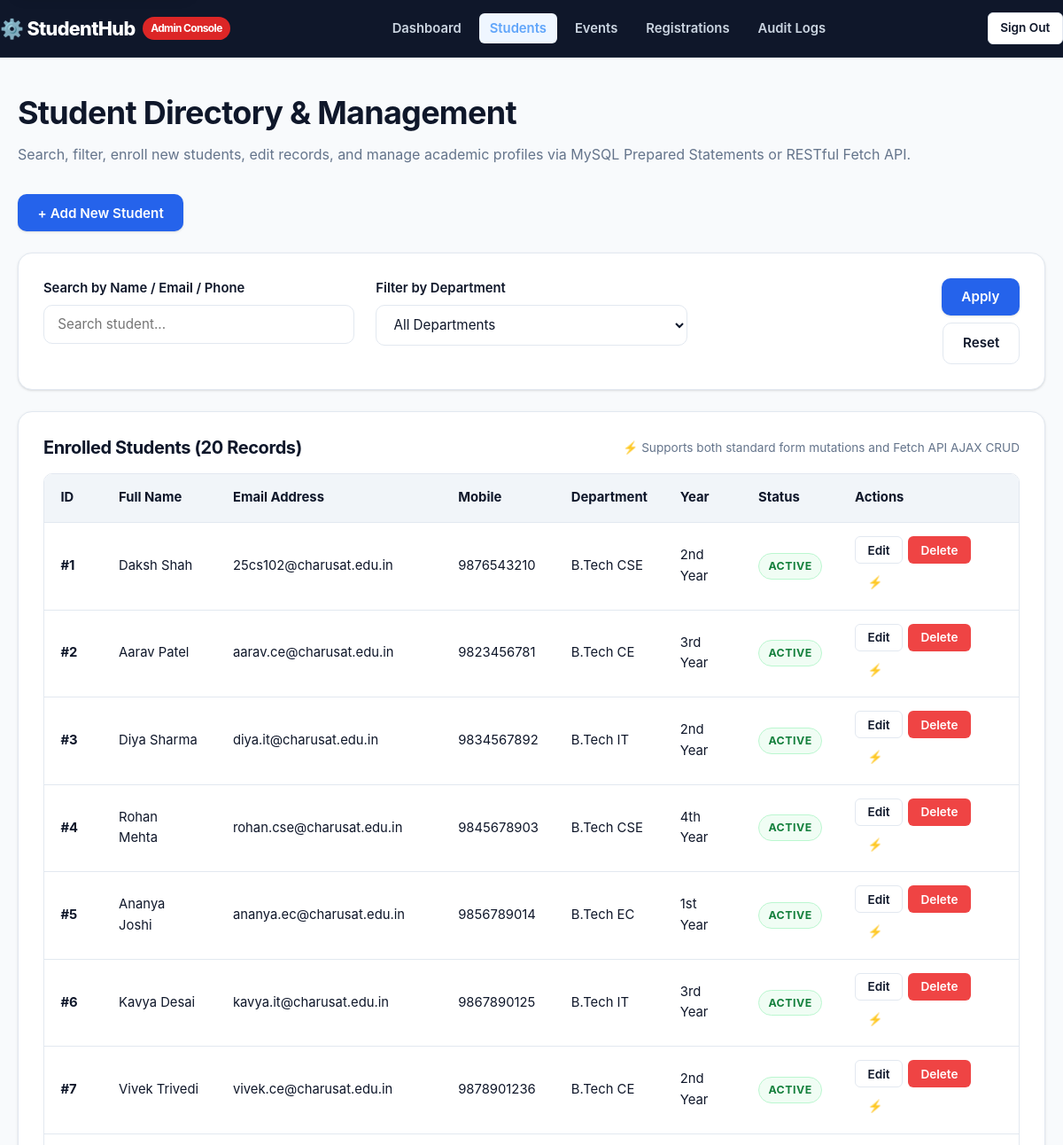
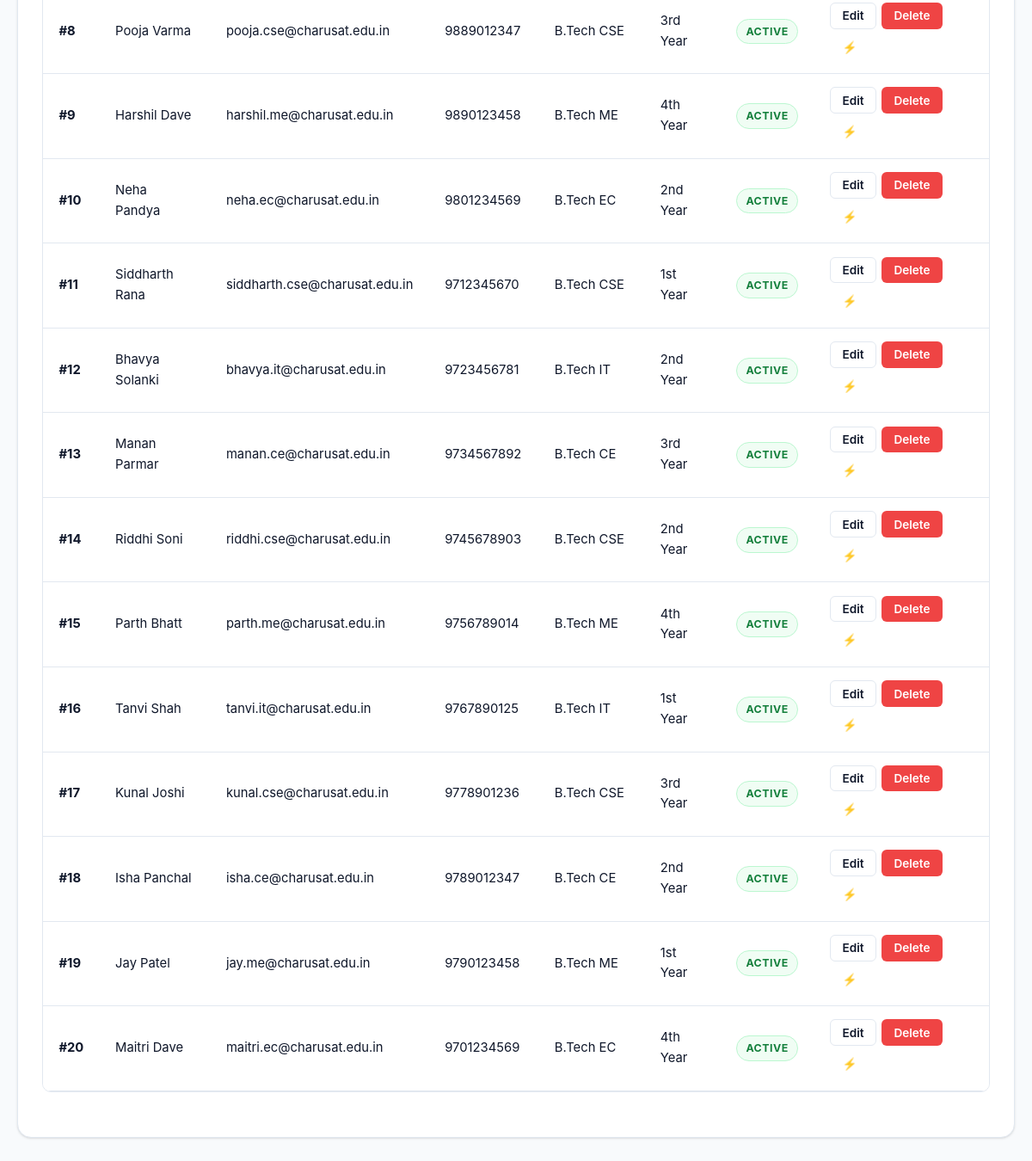
The app's page /admin/students.php (signed in) with its own data (2 pictures, top to bottom).
### tables this page shows
CREATE TABLE IF NOT EXISTS `students` (
  `id` INT AUTO_INCREMENT PRIMARY KEY,
  `user_id` INT NULL,
  `name` VARCHAR(100) NOT NULL,
  `email` VARCHAR(100) NOT NULL UNIQUE,
  `mobile` VARCHAR(15) NOT NULL,
  `course` VARCHAR(50) NOT NULL,
  `year` VARCHAR(20) NOT NULL,
  `gender` VARCHAR(10) NOT NULL,
  `status` ENUM('Active', 'Pending', 'Inactive') NOT NULL DEFAULT 'Active',
  `created_at` TIMESTAMP DEFAULT CURRENT_TIMESTAMP,
  FOREIGN KEY (`user_id`) REFERENCES `users` (`id`) ON DELETE CASCADE ON UPDATE CASCADE,
  INDEX `idx_students_course` (`course`),
  INDEX `idx_students_year` (`year`),
  INDEX `idx_students_status` (`status`)
);

### php/db.php (called while the page is built, shortened)
<?php
if (!isset($db_connected)) {
    $db_connected = true;
}
?>

### admin/students.php (the view, shortened to what this page needs)
<?php
require_once __DIR__ . '/../php/admin-auth.php';
$searchQuery = trim($_GET['q'] ?? '');
$courseFilter = trim($_GET['course'] ?? 'all');
$students = [];
if ($db_connected && isset($conn)) {
    $sql = "SELECT id, name, email, mobile, course, year, gender, status, created_at FROM students WHERE 1=1";
    $params = [];
    $types = "";
    $sql .= " ORDER BY id ASC";
    if (!empty($params)) {
        $stmt = $conn->prepare($sql);
        $stmt->bind_param($types, ...$params);
        $stmt->execute();
        $res = $stmt->get_result();
    } else {
        $res = $conn->query($sql);
    }
    if ($res) {
        while ($row = $res->fetch_assoc()) {
            $students[] = $row;
        }
    }
}
?>
<!DOCTYPE html>
<html lang="en">
<head>
    <link rel="stylesheet" href="../css/style.css">
    <link rel="stylesheet" href="../css/responsive.css">
    <link rel="stylesheet" href="../css/admin.css">
</head>
<body>
    <header class="site-header" style="background-color: var(--secondary-900); border-bottom: 1px solid var(--secondary-800);">
        <div class="container header-inner">
            <a href="index.php" class="brand-logo" style="color: #ffffff;">
                ⚙️ StudentHub <span class="brand-badge" style="background-color: #dc2626; color: #ffffff;">Admin Console</span>
            </a>
            <nav class="main-nav">
                <ul>
                    <li><a href="index.php" style="color: #cbd5e1;">Dashboard</a></li>
                    <li><a href="students.php" class="active" style="color: #60a5fa;">Students</a></li>
                    <li><a href="events.php" style="color: #cbd5e1;">Events</a></li>
                    <li><a href="registrations.php" style="color: #cbd5e1;">Registrations</a></li>
                    <li><a href="audit-logs.php" style="color: #cbd5e1;">Audit Logs</a></li>
                </ul>
            </nav>
            <div class="nav-cta-group">
                <a href="../php/logout.php" class="btn btn-secondary btn-sm">Sign Out</a>
            </div>
        </div>
    </header>
    <main id="main-content">
        <div class="container">
            <header style="display: flex; justify-content: space-between; align-items: center; margin-bottom: 1.5rem; flex-wrap: wrap; gap: 1rem;">
                <div>
                    <h1>Student Directory & Management</h1>
                    <p>Search, filter, enroll new students, edit records, and manage academic profiles via MySQL Prepared Statements or RESTful Fetch API.</p>
                </div>
                <div style="display: flex; gap: 0.5rem;">
                    <button type="button" class="btn btn-primary" data-modal-target="add-student-modal">+ Add New Student</button>
                </div>
            </header>
            <section class="card" style="margin-bottom: 1.5rem;">
                <form action="students.php" method="GET">
                    <div class="grid-3" style="margin-bottom: 0;">
                        <div class="form-group" style="margin-bottom: 0;">
                            <label for="q">Search by Name / Email / Phone</label>
                            <input type="search" id="q" name="q" class="form-control" value="<?php echo htmlspecialchars($searchQuery, ENT_QUOTES, 'UTF-8'); ?>" placeholder="Search student...">
                        </div>
                        <div class="form-group" style="margin-bottom: 0;">
                            <label for="course">Filter by Department</label>
                            <select id="course" name="course" class="form-control">
                                <option value="all" <?php echo $courseFilter==='all'?'selected':''; ?>>All Departments</option>
                            </select>
                        </div>
                        <div class="form-group" style="margin-bottom: 0; display: flex; align-items: flex-end; gap: 0.5rem;">
                            <button type="submit" class="btn btn-primary" style="flex: 1;">Apply</button>
                            <a href="students.php" class="btn btn-secondary">Reset</a>
                        </div>
                    </div>
                </form>
            </section>
            <section class="card">
                <div style="display: flex; justify-content: space-between; align-items: center; margin-bottom: 1rem; flex-wrap: wrap; gap: 0.5rem;">
                    <h2 style="font-size: 1.25rem; margin-bottom: 0;">Enrolled Students (<span id="student-count-display"><?php echo count($students); ?></span> Records)</h2>
                    <span style="font-size: 0.85rem; color: var(--text-muted);">⚡ Supports both standard form mutations and Fetch API AJAX CRUD</span>
                </div>
                <div class="table-responsive">
                    <table id="students-table">
                        <thead>
                            <tr>
                                <th scope="col">ID</th>
                                <th scope="col">Full Name</th>
                                <th scope="col">Email Address</th>
                                <th scope="col">Mobile</th>
                                <th scope="col">Department</th>
                                <th scope="col">Year</th>
                                <th scope="col">Status</th>
                                <th scope="col">Actions</th>
                            </tr>
                        </thead>
                        <tbody id="students-tbody">
                            <?php if (empty($students)): ?>
                                <tr id="empty-row">
                                    <td colspan="8" style="text-align: center; padding: 2rem; color: var(--text-muted);">
                                        No student records found matching the specified filters.
                                    </td>
                                </tr>
                            <?php else: ?>
                                <?php foreach ($students as $s): ?>
                                    <tr id="student-row-<?php echo $s['id']; ?>">
                                        <td><strong>#<?php echo htmlspecialchars($s['id'], ENT_QUOTES, 'UTF-8'); ?></strong></td>
                                        <td class="col-name"><?php echo htmlspecialchars($s['name'], ENT_QUOTES, 'UTF-8'); ?></td>
                                        <td class="col-email"><?php echo htmlspecialchars($s['email'], ENT_QUOTES, 'UTF-8'); ?></td>
                                        <td class="col-mobile"><?php echo htmlspecialchars($s['mobile'], ENT_QUOTES, 'UTF-8'); ?></td>
                                        <td class="col-course"><?php echo htmlspecialchars($s['course'], ENT_QUOTES, 'UTF-8'); ?></td>
                                        <td class="col-year"><?php echo htmlspecialchars($s['year'], ENT_QUOTES, 'UTF-8'); ?></td>
                                        <td><span class="status-badge status-confirmed"><?php echo htmlspecialchars($s['status'] ?? 'Active', ENT_QUOTES, 'UTF-8'); ?></span></td>
                                        <td>
                                            <div style="display: flex; gap: 0.35rem; flex-wrap: wrap;">
                                                <button type="button" class="btn btn-secondary btn-sm" onclick="openEditModal(<?php echo htmlspecialchars(json_encode($s), ENT_QUOTES, 'UTF-8'); ?>)">Edit</button>
                                                <form action="students.php" method="POST" onsubmit="return confirm('Delete student #<?php echo $s['id']; ?> (<?php echo addslashes($s['name']); ?>)?');" style="display:inline;">
                                                    <button type="submit" class="btn btn-danger btn-sm">Delete</button>
                                                </form>
                                                <button type="button" class="btn btn-outline btn-sm" onclick="ajaxDeleteStudent(<?php echo $s['id']; ?>, '<?php echo addslashes($s['name']); ?>', this)" title="Delete without page reload via Fetch API">⚡ AJAX</button>
                                            </div>
                                        </td>
                                    </tr>
                                <?php endforeach; ?>
                            <?php endif; ?>
                        </tbody>
                    </table>
                </div>
            </section>
        </div>
    </main>
</body>
</html>

### records on screen
students: id "1", name "Daksh Shah", email "25cs102@charusat.edu.in", mobile "9876543210", course "B.Tech CSE", year "2nd Year", status "ACTIVE"
students: id "2", name "Aarav Patel", email "aarav.ce@charusat.edu.in", mobile "9823456781", course "B.Tech CE", year "3rd Year", status "ACTIVE"
students: id "3", name "Diya Sharma", email "diya.it@charusat.edu.in", mobile "9834567892", course "B.Tech IT", year "2nd Year", status "ACTIVE"
students: id "4", name "Rohan Mehta", email "rohan.cse@charusat.edu.in", mobile "9845678903", course "B.Tech CSE", year "4th Year", status "ACTIVE"
students: id "5", name "Ananya Joshi", email "ananya.ec@charusat.edu.in", mobile "9856789014", course "B.Tech EC", year "1st Year", status "ACTIVE"
students: id "6", name "Kavya Desai", email "kavya.it@charusat.edu.in", mobile "9867890125", course "B.Tech IT", year "3rd Year", status "ACTIVE"
students: id "7", name "Vivek Trivedi", email "vivek.ce@charusat.edu.in", mobile "9878901236", course "B.Tech CE", year "2nd Year", status "ACTIVE"
students: id "8", name "Pooja Varma", email "pooja.cse@charusat.edu.in", mobile "9889012347", course "B.Tech CSE", year "3rd Year", status "ACTIVE"
students: id "9", name "Harshil Dave", email "harshil.me@charusat.edu.in", mobile "9890123458", course "B.Tech ME", year "4th Year", status "ACTIVE"
students: id "10", name "Neha Pandya", email "neha.ec@charusat.edu.in", mobile "9801234569", course "B.Tech EC", year "2nd Year", status "ACTIVE"
students: id "11", name "Siddharth Rana", email "siddharth.cse@charusat.edu.in", mobile "9712345670", course "B.Tech CSE", year "1st Year", status "ACTIVE"
students: id "12", name "Bhavya Solanki", email "bhavya.it@charusat.edu.in", mobile "9723456781", course "B.Tech IT", year "2nd Year", status "ACTIVE"
students: id "13", name "Manan Parmar", email "manan.ce@charusat.edu.in", mobile "9734567892", course "B.Tech CE", year "3rd Year", status "ACTIVE"
students: id "14", name "Riddhi Soni", email "riddhi.cse@charusat.edu.in", mobile "9745678903", course "B.Tech CSE", year "2nd Year", status "ACTIVE"
students: id "15", name "Parth Bhatt", email "parth.me@charusat.edu.in", mobile "9756789014", course "B.Tech ME", year "4th Year", status "ACTIVE"
students: id "16", name "Tanvi Shah", email "tanvi.it@charusat.edu.in", mobile "9767890125", course "B.Tech IT", year "1st Year", status "ACTIVE"
students: id "17", name "Kunal Joshi", email "kunal.cse@charusat.edu.in", mobile "9778901236", course "B.Tech CSE", year "3rd Year", status "ACTIVE"
students: id "18", name "Isha Panchal", email "isha.ce@charusat.edu.in", mobile "9789012347", course "B.Tech CE", year "2nd Year", status "ACTIVE"
students: id "19", name "Jay Patel", email "jay.me@charusat.edu.in", mobile "9790123458", course "B.Tech ME", year "1st Year", status "ACTIVE"
students: id "20", name "Maitri Dave", email "maitri.ec@charusat.edu.in", mobile "9701234569", course "B.Tech EC", year "4th Year", status "ACTIVE"

### other values on screen
count($students) "20"
